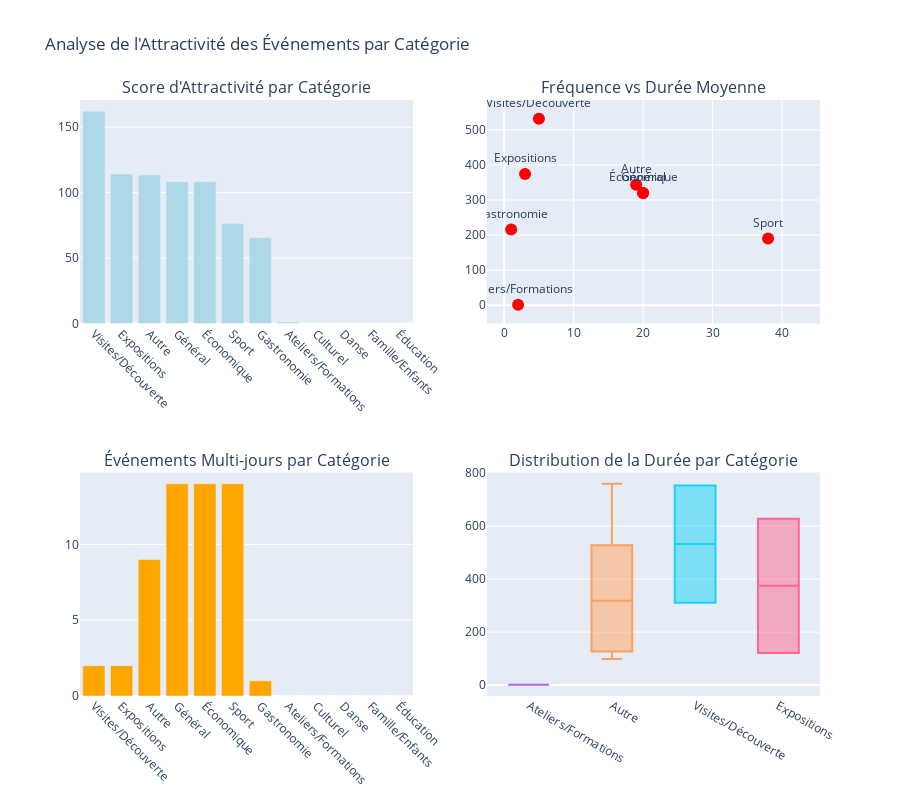

This figure's notebook cell:
### Code cell
# Visualisation de l'attractivité
fig = make_subplots(
    rows=2, cols=2,
    subplot_titles=(
        'Score d\'Attractivité par Catégorie',
        'Fréquence vs Durée Moyenne',
        'Événements Multi-jours par Catégorie',
        'Distribution de la Durée par Catégorie'
    ),
    specs=[[{"type": "bar"}, {"type": "scatter"}],
           [{"type": "bar"}, {"type": "box"}]]
)

# Score d'attractivité
fig.add_trace(
    go.Bar(
        x=attractiveness_metrics.index,
        y=attractiveness_metrics['Score_Attractivité'],
        name='Score d\'Attractivité',
        marker_color='lightblue'
    ),
    row=1, col=1
)

# Scatter plot fréquence vs durée
fig.add_trace(
    go.Scatter(
        x=attractiveness_metrics['Fréquence'],
        y=attractiveness_metrics['Durée_Moyenne'],
        mode='markers+text',
        text=attractiveness_metrics.index,
        textposition="top center",
        marker=dict(size=12, color='red'),
        name='Catégories'
    ),
    row=1, col=2
)

# Événements multi-jours
fig.add_trace(
    go.Bar(
        x=attractiveness_metrics.index,
        y=attractiveness_metrics['Événements_Multi_Jours'],
        name='Événements Multi-jours',
        marker_color='orange'
    ),
    row=2, col=1
)

# Box plot de la durée par catégorie
for i, category in enumerate(df['category_enhanced'].unique()[:5]):
    category_data = df[df['category_enhanced'] == category]['duration_days'].dropna()
    fig.add_trace(
        go.Box(
            y=category_data,
            name=category,
            boxpoints='outliers'
        ),
        row=2, col=2
    )

fig.update_layout(
    title_text="Analyse de l'Attractivité des Événements par Catégorie",
    height=800,
    showlegend=False
)

fig.update_xaxes(tickangle=45, row=1, col=1)
fig.update_xaxes(tickangle=45, row=2, col=1)

fig.show()

### Figure 1 — Plotly figure (JSON) as saved in the notebook; plotly's stock layout.template omitted (floating-point values rounded to 4 significant figures)
{"data": [{"marker": {"color": "lightblue"}, "name": "Score d'Attractivité", "type": "bar", "x": ["Visites/Découverte", "Expositions", "Autre", "Général", "Économique", "Sport", "Gastronomie", "Ateliers/Formations", "Culturel", "Danse", "Famille/Enfants", "Éducation"], "xaxis": "x", "y": [162.2, 114.2, 113.4, 108.3, 108.3, 76.46, 65.5, 1.1, null, null, null, null], "yaxis": "y"}, {"marker": {"color": "red", "size": 12}, "mode": "markers+text", "name": "Catégories", "text": ["Visites/Découverte", "Expositions", "Autre", "Général", "Économique", "Sport", "Gastronomie", "Ateliers/Formations", "Culturel", "Danse", "Famille/Enfants", "Éducation"], "textposition": "top center", "type": "scatter", "x": [5, 3, 19, 20, 20, 38, 1, 2, 42, 1, 1, 1], "xaxis": "x2", "y": [532, 374.5, 343.7, 320.2, 320.2, 190.2, 216, 1, null, null, null, null], "yaxis": "y2"}, {"marker": {"color": "orange"}, "name": "Événements Multi-jours", "type": "bar", "x": ["Visites/Découverte", "Expositions", "Autre", "Général", "Économique", "Sport", "Gastronomie", "Ateliers/Formations", "Culturel", "Danse", "Famille/Enfants", "Éducation"], "xaxis": "x3", "y": [2, 2, 9, 14, 14, 14, 1, 0, 0, 0, 0, 0], "yaxis": "y3"}, {"boxpoints": "outliers", "name": "Ateliers/Formations", "type": "box", "xaxis": "x4", "y": [1, 1], "yaxis": "y4"}, {"boxpoints": "outliers", "name": "Autre", "type": "box", "xaxis": "x4", "y": [108, 548, 760, 98, 133, 318, 521, 402, 205], "yaxis": "y4"}, {"boxpoints": "outliers", "name": "Visites/Découverte", "type": "box", "xaxis": "x4", "y": [753, 311], "yaxis": "y4"}, {"boxpoints": "outliers", "name": "Expositions", "type": "box", "xaxis": "x4", "y": [628, 121], "yaxis": "y4"}, {"boxpoints": "outliers", "name": "Danse", "type": "box", "xaxis": "x4", "y": [], "yaxis": "y4"}], "layout": {"annotations": [{"font": {"size": 16}, "showarrow": false, "text": "Score d'Attractivité par Catégorie", "x": 0.225, "xanchor": "center", "xref": "paper", "y": 1, "yanchor": "bottom", "yref": "paper"}, {"font": {"size": 16}, "showarrow": false, "text": "Fréquence vs Durée Moyenne", "x": 0.775, "xanchor": "center", "xref": "paper", "y": 1, "yanchor": "bottom", "yref": "paper"}, {"font": {"size": 16}, "showarrow": false, "text": "Événements Multi-jours par Catégorie", "x": 0.225, "xanchor": "center", "xref": "paper", "y": 0.375, "yanchor": "bottom", "yref": "paper"}, {"font": {"size": 16}, "showarrow": false, "text": "Distribution de la Durée par Catégorie", "x": 0.775, "xanchor": "center", "xref": "paper", "y": 0.375, "yanchor": "bottom", "yref": "paper"}], "height": 800, "showlegend": false, "title": {"text": "Analyse de l'Attractivité des Événements par Catégorie"}, "xaxis": {"anchor": "y", "domain": [0, 0.45], "tickangle": 45}, "xaxis2": {"anchor": "y2", "domain": [0.55, 1]}, "xaxis3": {"anchor": "y3", "domain": [0, 0.45], "tickangle": 45}, "xaxis4": {"anchor": "y4", "domain": [0.55, 1]}, "yaxis": {"anchor": "x", "domain": [0.625, 1]}, "yaxis2": {"anchor": "x2", "domain": [0.625, 1]}, "yaxis3": {"anchor": "x3", "domain": [0, 0.375]}, "yaxis4": {"anchor": "x4", "domain": [0, 0.375]}}}
